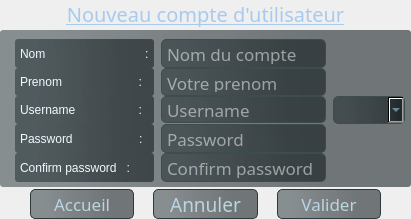
            <widget class="QGroupBox" name="groupBox_53">
             <property name="sizePolicy">
              <sizepolicy hsizetype="Preferred" vsizetype="Expanding">
               <horstretch>0</horstretch>
               <verstretch>0</verstretch>
              </sizepolicy>
             </property>
             <property name="maximumSize">
              <size>
               <width>600</width>
               <height>295</height>
              </size>
             </property>
             <property name="font">
              <font>
               <pointsize>8</pointsize>
              </font>
             </property>
             <property name="styleSheet">
              <string notr="true">border-radius:6px;</string>
             </property>
             <property name="title">
              <string/>
             </property>
             <layout class="QVBoxLayout" name="verticalLayout_32">
              <property name="spacing">
               <number>2</number>
              </property>
              <property name="leftMargin">
               <number>0</number>
              </property>
              <property name="topMargin">
               <number>0</number>
              </property>
              <property name="rightMargin">
               <number>0</number>
              </property>
              <property name="bottomMargin">
               <number>0</number>
              </property>
              <item>
               <widget class="QLabel" name="label_46">
                <property name="sizePolicy">
                 <sizepolicy hsizetype="Preferred" vsizetype="Expanding">
                  <horstretch>0</horstretch>
                  <verstretch>0</verstretch>
                 </sizepolicy>
                </property>
                <property name="maximumSize">
                 <size>
                  <width>16777215</width>
                  <height>30</height>
                 </size>
                </property>
                <property name="font">
                 <font>
                  <family>Microsoft Tai Le</family>
                  <pointsize>15</pointsize>
                  <underline>true</underline>
                 </font>
                </property>
                <property name="styleSheet">
                 <string notr="true">color: rgb(167, 202, 238);</string>
                </property>
                <property name="text">
                 <string>Nouveau compte d'utilisateur</string>
                </property>
                <property name="alignment">
                 <set>Qt::AlignCenter</set>
                </property>
               </widget>
              </item>
              <item>
               <widget class="QGroupBox" name="groupBox_54">
                <property name="sizePolicy">
                 <sizepolicy hsizetype="Expanding" vsizetype="Expanding">
                  <horstretch>0</horstretch>
                  <verstretch>0</verstretch>
                 </sizepolicy>
                </property>
                <property name="maximumSize">
                 <size>
                  <width>16777215</width>
                  <height>600</height>
                 </size>
                </property>
                <property name="styleSheet">
                 <string notr="true">background-color: qlineargradient(spread:pad, x1:0, y1:0.573636, x2:1, y2:0.545, stop:0.133971 rgba(21, 35, 40, 122), stop:0.77512 rgba(14, 23, 26, 144));
color: rgb(255, 255, 255);
border-radius :3px;
padding :3px;</string>
                </property>
                <property name="title">
                 <string/>
                </property>
                <property name="alignment">
                 <set>Qt::AlignCenter</set>
                </property>
                <layout class="QGridLayout" name="gridLayout_9">
                 <property name="leftMargin">
                  <number>15</number>
                 </property>
                 <property name="topMargin">
                  <number>9</number>
                 </property>
                 <property name="rightMargin">
                  <number>6</number>
                 </property>
                 <property name="bottomMargin">
                  <number>5</number>
                 </property>
                 <property name="horizontalSpacing">
                  <number>7</number>
                 </property>
                 <property name="verticalSpacing">
                  <number>0</number>
                 </property>
                 <item row="1" column="1">
                  <widget class="QLineEdit" name="prenom">
                   <property name="maximumSize">
                    <size>
                     <width>16777215</width>
                     <height>28</height>
                    </size>
                   </property>
                   <property name="font">
                    <font>
                     <family>Corbel</family>
                     <pointsize>13</pointsize>
                    </font>
                   </property>
                   <property name="styleSheet">
                    <string notr="true">#prenom:hover{
	border-radius :5px;
border : 1px solid rgb(115, 132, 153);
	background-color: qlineargradient(spread:pad, x1:0, y1:0.573636, x2:1, y2:0.545, stop:0.162679 rgba(29, 43, 46, 83), stop:0.698565 rgba(29, 43, 46, 141));
}
#prenom{
border-radius :5px;
border : 1px solid rgb(61, 77, 77);
}</string>
                   </property>
                   <property name="placeholderText">
                    <string>Votre prenom</string>
                   </property>
                  </widget>
                 </item>
                 <item row="0" column="1">
                  <widget class="QLineEdit" name="nom">
                   <property name="sizePolicy">
                    <sizepolicy hsizetype="Expanding" vsizetype="Fixed">
                     <horstretch>0</horstretch>
                     <verstretch>0</verstretch>
                    </sizepolicy>
                   </property>
                   <property name="maximumSize">
                    <size>
                     <width>16777215</width>
                     <height>29</height>
                    </size>
                   </property>
                   <property name="font">
                    <font>
                     <family>Corbel</family>
                     <pointsize>13</pointsize>
                     <underline>false</underline>
                    </font>
                   </property>
                   <property name="styleSheet">
                    <string notr="true">#nom:hover{
	border-radius :5px;
border : 1px solid rgb(115, 132, 153);
	background-color: qlineargradient(spread:pad, x1:0, y1:0.573636, x2:1, y2:0.545, stop:0.162679 rgba(29, 43, 46, 83), stop:0.698565 rgba(29, 43, 46, 141));
}
#nom{
border-radius :5px;
border : 1px solid rgb(61, 77, 77);
}</string>
                   </property>
                   <property name="placeholderText">
                    <string>Nom du compte</string>
                   </property>
                  </widget>
                 </item>
                 <item row="3" column="0">
                  <widget class="QLabel" name="label_47">
                   <property name="sizePolicy">
                    <sizepolicy hsizetype="Preferred" vsizetype="Fixed">
                     <horstretch>0</horstretch>
                     <verstretch>0</verstretch>
                    </sizepolicy>
                   </property>
                   <property name="maximumSize">
                    <size>
                     <width>16777215</width>
                     <height>29</height>
                    </size>
                   </property>
                   <property name="styleSheet">
                    <string notr="true">color: rgb(243, 249, 255);
font: 11pt &quot;Corbel&quot;;
border-radius :3px;
padding : 2px;</string>
                   </property>
                   <property name="text">
                    <string>Username                   :</string>
                   </property>
                  </widget>
                 </item>
                 <item row="4" column="0">
                  <widget class="QLabel" name="label_48">
                   <property name="sizePolicy">
                    <sizepolicy hsizetype="Preferred" vsizetype="Fixed">
                     <horstretch>0</horstretch>
                     <verstretch>0</verstretch>
                    </sizepolicy>
                   </property>
                   <property name="maximumSize">
                    <size>
                     <width>16777215</width>
                     <height>29</height>
                    </size>
                   </property>
                   <property name="styleSheet">
                    <string notr="true">color: rgb(243, 249, 255);
font: 11pt &quot;Corbel&quot;;
border-radius :3px;
padding : 2px;</string>
                   </property>
                   <property name="text">
                    <string>Password                    :</string>
                   </property>
                  </widget>
                 </item>
                 <item row="1" column="0">
                  <widget class="QLabel" name="label_49">
                   <property name="sizePolicy">
                    <sizepolicy hsizetype="Preferred" vsizetype="Fixed">
                     <horstretch>0</horstretch>
                     <verstretch>0</verstretch>
                    </sizepolicy>
                   </property>
                   <property name="maximumSize">
                    <size>
                     <width>16777215</width>
                     <height>29</height>
                    </size>
                   </property>
                   <property name="styleSheet">
                    <string notr="true">color: rgb(243, 249, 255);
font: 11pt &quot;Corbel&quot;;
border-radius :3px;
padding : 2px;</string>
                   </property>
                   <property name="text">
                    <string>Prenom                       :</string>
                   </property>
                  </widget>
                 </item>
                 <item row="5" column="1">
                  <widget class="QLineEdit" name="confpasswd">
                   <property name="maximumSize">
                    <size>
                     <width>16777215</width>
                     <height>29</height>
                    </size>
                   </property>
                   <property name="font">
                    <font>
                     <family>Corbel</family>
                     <pointsize>13</pointsize>
                    </font>
                   </property>
                   <property name="styleSheet">
                    <string notr="true">#confpasswd:hover{
	border-radius :5px;
border : 1px solid rgb(115, 132, 153);
	background-color: qlineargradient(spread:pad, x1:0, y1:0.573636, x2:1, y2:0.545, stop:0.162679 rgba(29, 43, 46, 83), stop:0.698565 rgba(29, 43, 46, 141));
}
#confpasswd{
border-radius :5px;
border : 1px solid rgb(61, 77, 77);
}</string>
                   </property>
                   <property name="echoMode">
                    <enum>QLineEdit::Password</enum>
                   </property>
                   <property name="placeholderText">
                    <string>Confirm password</string>
                   </property>
                  </widget>
                 </item>
                 <item row="5" column="0">
                  <widget class="QLabel" name="label_50">
                   <property name="sizePolicy">
                    <sizepolicy hsizetype="Preferred" vsizetype="Expanding">
                     <horstretch>0</horstretch>
                     <verstretch>0</verstretch>
                    </sizepolicy>
                   </property>
                   <property name="maximumSize">
                    <size>
                     <width>16777215</width>
                     <height>29</height>
                    </size>
                   </property>
                   <property name="styleSheet">
                    <string notr="true">color: rgb(243, 249, 255);
font: 11pt &quot;Corbel&quot;;
border-radius :3px;
padding : 2px;</string>
                   </property>
                   <property name="text">
                    <string>Confirm password   :</string>
                   </property>
                  </widget>
                 </item>
                 <item row="4" column="1">
                  <widget class="QLineEdit" name="passwordUser">
                   <property name="maximumSize">
                    <size>
                     <width>16777215</width>
                     <height>29</height>
                    </size>
                   </property>
                   <property name="font">
                    <font>
                     <family>Corbel</family>
                     <pointsize>13</pointsize>
                    </font>
                   </property>
                   <property name="styleSheet">
                    <string notr="true">#passwordUser:hover{
	border-radius :5px;
border : 1px solid rgb(115, 132, 153);
	background-color: qlineargradient(spread:pad, x1:0, y1:0.573636, x2:1, y2:0.545, stop:0.162679 rgba(29, 43, 46, 83), stop:0.698565 rgba(29, 43, 46, 141));
}
#passwordUser{
border-radius :5px;
border : 1px solid rgb(61, 77, 77);
}</string>
                   </property>
                   <property name="echoMode">
                    <enum>QLineEdit::Password</enum>
                   </property>
                   <property name="placeholderText">
                    <string>Password</string>
                   </property>
                  </widget>
                 </item>
                 <item row="3" column="2">
                  <widget class="QComboBox" name="typeCompte">
                   <property name="sizePolicy">
                    <sizepolicy hsizetype="Expanding" vsizetype="Fixed">
                     <horstretch>0</horstretch>
                     <verstretch>0</verstretch>
                    </sizepolicy>
                   </property>
                   <property name="maximumSize">
                    <size>
                     <width>127</width>
                     <height>28</height>
                    </size>
                   </property>
                   <property name="sizeIncrement">
                    <size>
                     <width>17</width>
                     <height>0</height>
                    </size>
                   </property>
                   <property name="baseSize">
                    <size>
                     <width>15</width>
                     <height>1</height>
                    </size>
                   </property>
                   <property name="styleSheet">
                    <string notr="true">#typeCompte:hover{
	border-radius :5px;
border : 1px solid rgb(115, 132, 153);
	background-color: qlineargradient(spread:pad, x1:0, y1:0.573636, x2:1, y2:0.545, stop:0.162679 rgba(29, 43, 46, 83), stop:0.698565 rgba(29, 43, 46, 141));
}
#typeCompte{
border : 1px solid rgb(61, 77, 77);
border-radius :5px;
	color: rgb(141, 195, 206);
font: 12pt &quot;Corbel&quot;;
padding : 5px;
}</string>
                   </property>
                  </widget>
                 </item>
                 <item row="0" column="0">
                  <widget class="QLabel" name="label_51">
                   <property name="sizePolicy">
                    <sizepolicy hsizetype="Preferred" vsizetype="Fixed">
                     <horstretch>0</horstretch>
                     <verstretch>0</verstretch>
                    </sizepolicy>
                   </property>
                   <property name="maximumSize">
                    <size>
                     <width>16777215</width>
                     <height>29</height>
                    </size>
                   </property>
                   <property name="styleSheet">
                    <string notr="true">color: rgb(243, 249, 255);
font: 11pt &quot;Corbel&quot;;
border-radius :3px;
padding : 2px;</string>
                   </property>
                   <property name="text">
                    <string>Nom                              :</string>
                   </property>
                  </widget>
                 </item>
                 <item row="3" column="1">
                  <widget class="QLineEdit" name="usernames">
                   <property name="maximumSize">
                    <size>
                     <width>16777215</width>
                     <height>27</height>
                    </size>
                   </property>
                   <property name="font">
                    <font>
                     <family>Corbel</family>
                     <pointsize>13</pointsize>
                    </font>
                   </property>
                   <property name="styleSheet">
                    <string notr="true">#usernames:hover{
	border-radius :5px;
border : 1px solid rgb(115, 132, 153);
	background-color: qlineargradient(spread:pad, x1:0, y1:0.573636, x2:1, y2:0.545, stop:0.162679 rgba(29, 43, 46, 83), stop:0.698565 rgba(29, 43, 46, 141));
}
#usernames{
border : 1px solid rgb(61, 77, 77);
border-radius :5px;
}</string>
                   </property>
                   <property name="placeholderText">
                    <string>Username</string>
                   </property>
                  </widget>
                 </item>
                </layout>
               </widget>
              </item>
              <item>
               <widget class="QGroupBox" name="groupBox_55">
                <property name="sizePolicy">
                 <sizepolicy hsizetype="Preferred" vsizetype="Expanding">
                  <horstretch>0</horstretch>
                  <verstretch>0</verstretch>
                 </sizepolicy>
                </property>
                <property name="maximumSize">
                 <size>
                  <width>16777215</width>
                  <height>43</height>
                 </size>
                </property>
                <property name="styleSheet">
                 <string notr="true">border-radius : 5px;</string>
                </property>
                <property name="title">
                 <string/>
                </property>
                <property name="alignment">
                 <set>Qt::AlignHCenter|Qt::AlignTop</set>
                </property>
                <layout class="QHBoxLayout" name="horizontalLayout_22">
                 <property name="spacing">
                  <number>19</number>
                 </property>
                 <property name="leftMargin">
                  <number>30</number>
                 </property>
                 <property name="topMargin">
                  <number>0</number>
                 </property>
                 <property name="rightMargin">
                  <number>30</number>
                 </property>
                 <property name="bottomMargin">
                  <number>0</number>
                 </property>
                 <item>
                  <widget class="QToolButton" name="returnAccueil">
                   <property name="sizePolicy">
                    <sizepolicy hsizetype="Preferred" vsizetype="Expanding">
                     <horstretch>0</horstretch>
                     <verstretch>0</verstretch>
                    </sizepolicy>
                   </property>
                   <property name="maximumSize">
                    <size>
                     <width>16777215</width>
                     <height>30</height>
                    </size>
                   </property>
                   <property name="font">
                    <font>
                     <family>Corbel</family>
                     <pointsize>13</pointsize>
                    </font>
                   </property>
                   <property name="styleSheet">
                    <string notr="true">#returnAccueil:hover{
	font: 12pt &quot;Corbel&quot;;
border-radius :5px;	
border : 1px solid rgb(115, 132, 153);
	background-color: qlineargradient(spread:pad, x1:0.0301508, y1:0.5, x2:0.944, y2:0.55, stop:0.0753769 rgba(6, 82, 96, 52), stop:0.784689 rgba(4, 111, 119, 57));
	color: rgb(27, 253, 238);
}
#returnAccueil{
	color: rgb(187, 212, 225);
background-color: rgb(56, 62, 68);
background-color: qlineargradient(spread:pad, x1:0, y1:0.573636, x2:1, y2:0.545, stop:0.133971 rgba(21, 35, 40, 122), stop:0.77512 rgba(14, 23, 26, 144));
border :1px solid rgb(47, 56, 61);
}</string>
                   </property>
                   <property name="text">
                    <string>Accueil</string>
                   </property>
                  </widget>
                 </item>
                 <item>
                  <widget class="QToolButton" name="annulUser">
                   <property name="sizePolicy">
                    <sizepolicy hsizetype="Preferred" vsizetype="Preferred">
                     <horstretch>0</horstretch>
                     <verstretch>0</verstretch>
                    </sizepolicy>
                   </property>
                   <property name="maximumSize">
                    <size>
                     <width>16777215</width>
                     <height>30</height>
                    </size>
                   </property>
                   <property name="font">
                    <font>
                     <family>Corbel</family>
                     <pointsize>14</pointsize>
                    </font>
                   </property>
                   <property name="styleSheet">
                    <string notr="true">#annulUser:hover{
	font: 12pt &quot;Corbel&quot;;
border-radius :5px;
	
	background-color: qlineargradient(spread:pad, x1:0.0301508, y1:0.5, x2:0.944, y2:0.55, stop:0.0753769 rgba(6, 82, 96, 52), stop:0.784689 rgba(4, 111, 119, 57));
	color: rgb(27, 253, 238);
border : 1px solid rgb(115, 132, 153);
}
#annulUser{
color: rgb(187, 212, 225);
background-color: rgb(56, 62, 68);
background-color: qlineargradient(spread:pad, x1:0, y1:0.573636, x2:1, y2:0.545, stop:0.133971 rgba(21, 35, 40, 122), stop:0.77512 rgba(14, 23, 26, 144));

border :1px solid rgb(47, 56, 61);
}</string>
                   </property>
                   <property name="text">
                    <string>Annuler</string>
                   </property>
                  </widget>
                 </item>
                 <item>
                  <widget class="QToolButton" name="validUser">
                   <property name="sizePolicy">
                    <sizepolicy hsizetype="Preferred" vsizetype="Expanding">
                     <horstretch>0</horstretch>
                     <verstretch>1</verstretch>
                    </sizepolicy>
                   </property>
                   <property name="maximumSize">
                    <size>
                     <width>16777215</width>
                     <height>30</height>
                    </size>
                   </property>
                   <property name="font">
                    <font>
                     <family>Corbel</family>
                     <pointsize>13</pointsize>
                    </font>
                   </property>
                   <property name="styleSheet">
                    <string notr="true">#validUser:hover{
	font: 12pt &quot;Corbel&quot;;
border-radius :3px;
	
	background-color: qlineargradient(spread:pad, x1:0.0301508, y1:0.5, x2:0.944, y2:0.55, stop:0.0753769 rgba(6, 82, 96, 52), stop:0.784689 rgba(4, 111, 119, 57));
	color: rgb(27, 253, 238);
border : 1px solid rgb(115, 132, 153);
}

#validUser{
background-color: rgb(56, 62, 68);
background-color: qlineargradient(spread:pad, x1:0, y1:0.573636, x2:1, y2:0.545, stop:0.133971 rgba(21, 35, 40, 122), stop:0.77512 rgba(14, 23, 26, 144));
border :1px solid rgb(47, 56, 61);
color: rgb(187, 212, 225);
}</string>
                   </property>
                   <property name="text">
                    <string>Valider</string>
                   </property>
                   <property name="iconSize">
                    <size>
                     <width>16</width>
                     <height>16</height>
                    </size>
                   </property>
                   <property name="autoRepeatDelay">
                    <number>300</number>
                   </property>
                   <property name="autoRepeatInterval">
                    <number>100</number>
                   </property>
                   <property name="popupMode">
                    <enum>QToolButton::DelayedPopup</enum>
                   </property>
                   <property name="arrowType">
                    <enum>Qt::NoArrow</enum>
                   </property>
                  </widget>
                 </item>
                </layout>
               </widget>
              </item>
             </layout>
            </widget>
